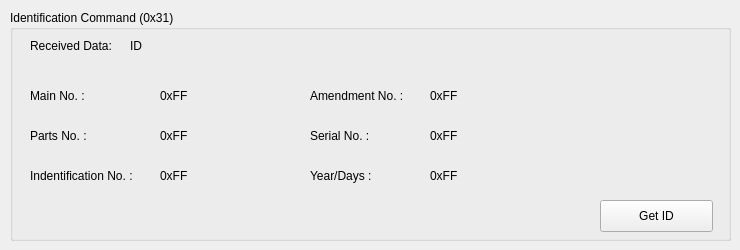
      <widget class="QWidget" name="tab_IDCmd">
       <attribute name="title">
        <string>IdentificationCmd</string>
       </attribute>
       <widget class="QGroupBox" name="groupBox_5">
        <property name="geometry">
         <rect>
          <x>10</x>
          <y>10</y>
          <width>721</width>
          <height>231</height>
         </rect>
        </property>
        <property name="title">
         <string>Identification Command (0x31)</string>
        </property>
        <widget class="QPushButton" name="GetID_Btn">
         <property name="geometry">
          <rect>
           <x>590</x>
           <y>190</y>
           <width>113</width>
           <height>32</height>
          </rect>
         </property>
         <property name="text">
          <string>Get ID</string>
         </property>
        </widget>
        <widget class="QLabel" name="label_id">
         <property name="geometry">
          <rect>
           <x>120</x>
           <y>20</y>
           <width>591</width>
           <height>31</height>
          </rect>
         </property>
         <property name="text">
          <string>ID</string>
         </property>
        </widget>
        <widget class="QLabel" name="label_ID_received">
         <property name="geometry">
          <rect>
           <x>20</x>
           <y>20</y>
           <width>101</width>
           <height>31</height>
          </rect>
         </property>
         <property name="text">
          <string>Received Data:</string>
         </property>
        </widget>
        <widget class="QLabel" name="label_ID_main">
         <property name="geometry">
          <rect>
           <x>20</x>
           <y>70</y>
           <width>101</width>
           <height>31</height>
          </rect>
         </property>
         <property name="text">
          <string>Main No. : </string>
         </property>
        </widget>
        <widget class="QLabel" name="label_ID_parts">
         <property name="geometry">
          <rect>
           <x>20</x>
           <y>110</y>
           <width>101</width>
           <height>31</height>
          </rect>
         </property>
         <property name="text">
          <string>Parts No. :</string>
         </property>
        </widget>
        <widget class="QLabel" name="label_ID_id">
         <property name="geometry">
          <rect>
           <x>20</x>
           <y>150</y>
           <width>121</width>
           <height>31</height>
          </rect>
         </property>
         <property name="text">
          <string>Indentification No. :</string>
         </property>
        </widget>
        <widget class="QLabel" name="label_ID_amendment">
         <property name="geometry">
          <rect>
           <x>300</x>
           <y>70</y>
           <width>111</width>
           <height>31</height>
          </rect>
         </property>
         <property name="text">
          <string>Amendment No. :</string>
         </property>
        </widget>
        <widget class="QLabel" name="label_ID_serial">
         <property name="geometry">
          <rect>
           <x>300</x>
           <y>110</y>
           <width>101</width>
           <height>31</height>
          </rect>
         </property>
         <property name="text">
          <string>Serial No. :</string>
         </property>
        </widget>
        <widget class="QLabel" name="label_ID_date">
         <property name="geometry">
          <rect>
           <x>300</x>
           <y>150</y>
           <width>101</width>
           <height>31</height>
          </rect>
         </property>
         <property name="text">
          <string>Year/Days :</string>
         </property>
        </widget>
        <widget class="QLabel" name="label_ID_main_data">
         <property name="geometry">
          <rect>
           <x>150</x>
           <y>70</y>
           <width>101</width>
           <height>31</height>
          </rect>
         </property>
         <property name="text">
          <string>0xFF</string>
         </property>
        </widget>
        <widget class="QLabel" name="label_ID_parts_data">
         <property name="geometry">
          <rect>
           <x>150</x>
           <y>110</y>
           <width>101</width>
           <height>31</height>
          </rect>
         </property>
         <property name="text">
          <string>0xFF</string>
         </property>
        </widget>
        <widget class="QLabel" name="label_ID_id_data">
         <property name="geometry">
          <rect>
           <x>150</x>
           <y>150</y>
           <width>101</width>
           <height>31</height>
          </rect>
         </property>
         <property name="text">
          <string>0xFF</string>
         </property>
        </widget>
        <widget class="QLabel" name="label_ID_amendment_data">
         <property name="geometry">
          <rect>
           <x>420</x>
           <y>70</y>
           <width>101</width>
           <height>31</height>
          </rect>
         </property>
         <property name="text">
          <string>0xFF</string>
         </property>
        </widget>
        <widget class="QLabel" name="label_ID_serial_data">
         <property name="geometry">
          <rect>
           <x>420</x>
           <y>110</y>
           <width>101</width>
           <height>31</height>
          </rect>
         </property>
         <property name="text">
          <string>0xFF</string>
         </property>
        </widget>
        <widget class="QLabel" name="label_ID_date_data">
         <property name="geometry">
          <rect>
           <x>420</x>
           <y>150</y>
           <width>101</width>
           <height>31</height>
          </rect>
         </property>
         <property name="text">
          <string>0xFF</string>
         </property>
        </widget>
       </widget>
      </widget>
